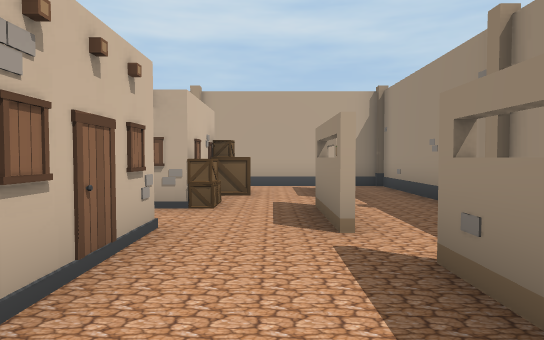
View 1 (above)

18 first-person views from a walk through a 3-D level made in the Unity game engine. The camera is 1.5 m above the floor, tilts 2° down and sees 75° across. The floor is counted in squares, 2 m on a side. Each view is taken from the middle of a square. On the plan, view 1 faces up. The plan holds only what a view shows up to about 11 squares ahead; the rest is blank.

View 2
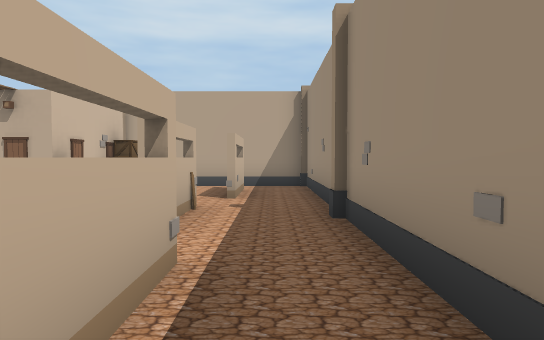

View 3
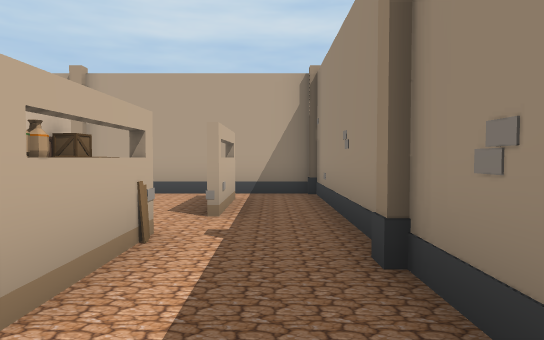

View 4
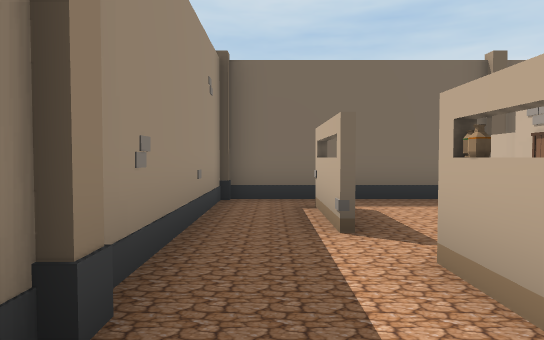

View 5
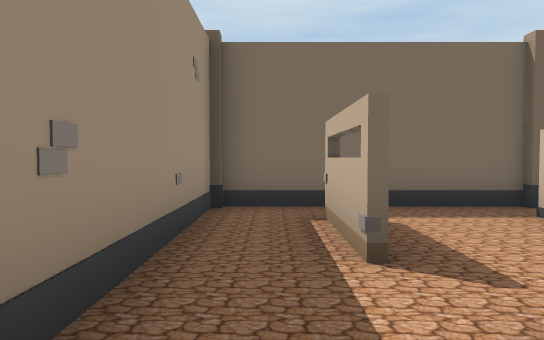

View 6
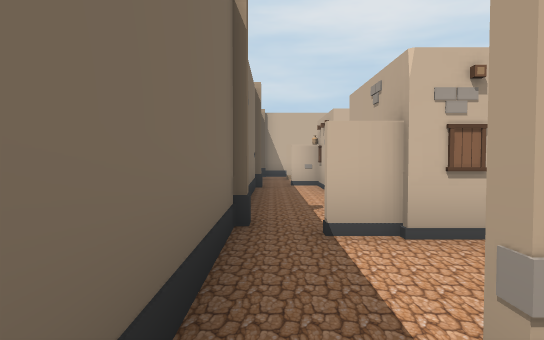

View 7
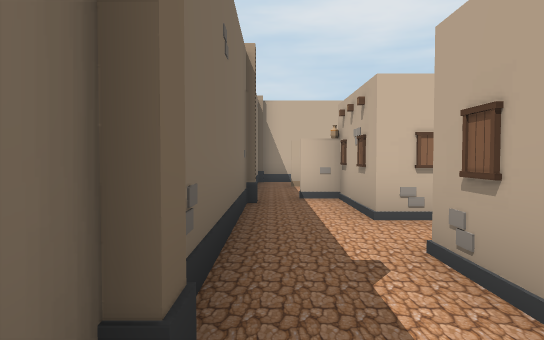

View 8
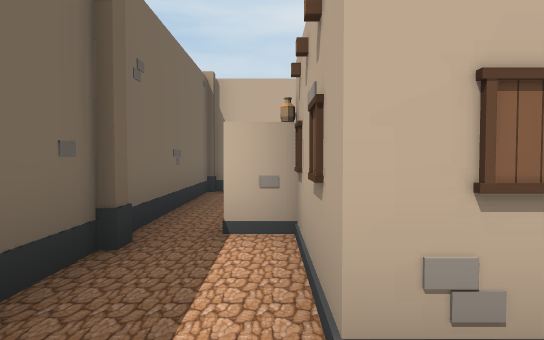

View 9
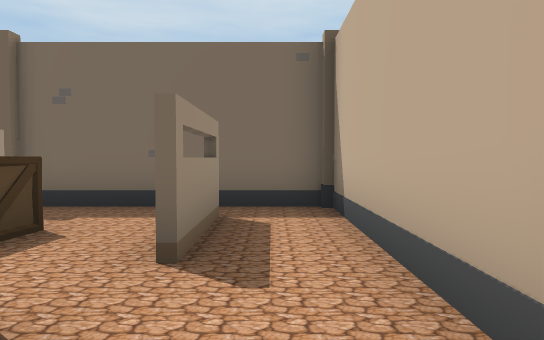

View 10
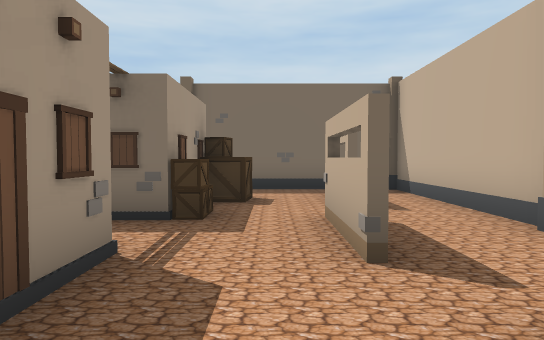

View 11
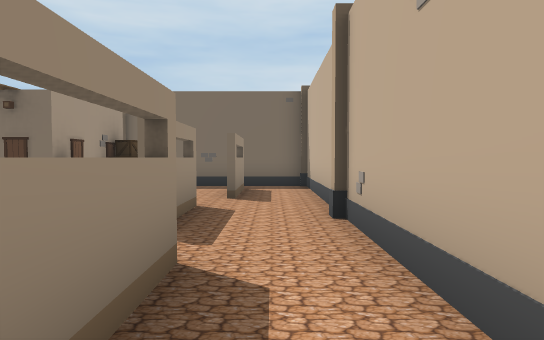

View 12
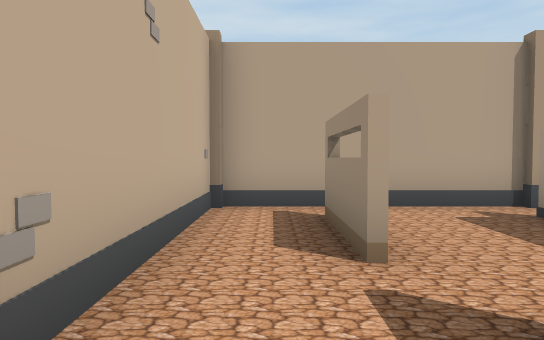

View 13
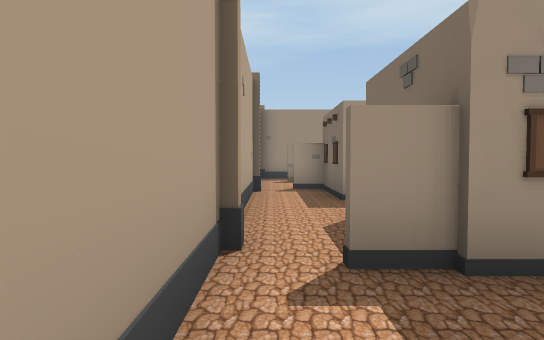

View 14
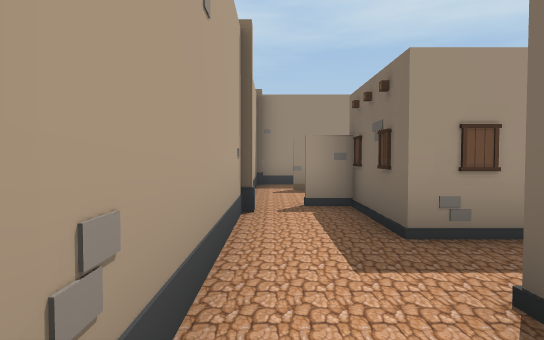

View 15
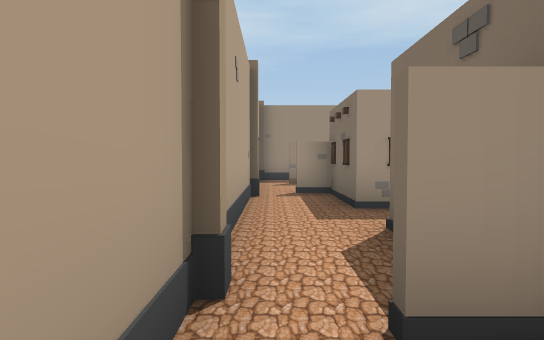

View 16
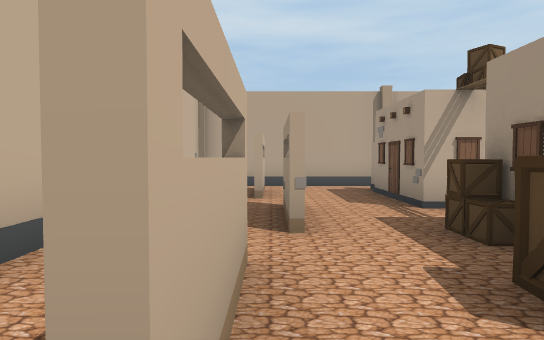

View 17
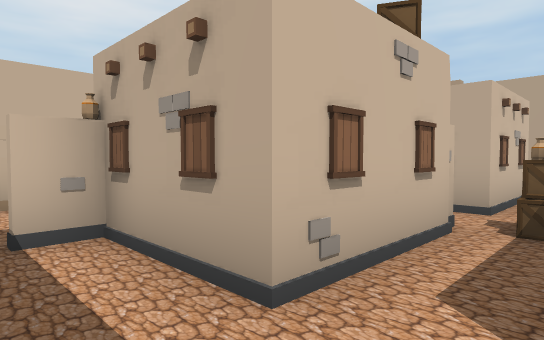

View 18
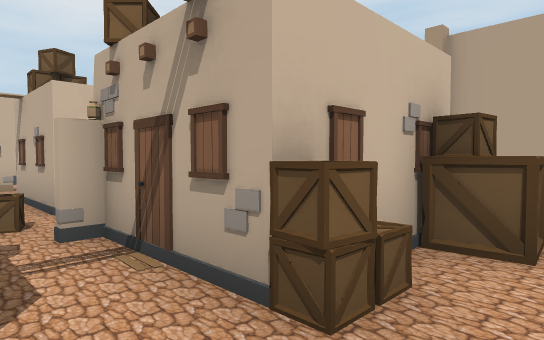

### Floor plan
Points are (right, up) in squares from view 1. A wall is a line through its corners. A room is listed if a view was taken in it or the views show most of it. See-through windows are left out.
Room 1 (views 1, 2, 3, 4, 5, 6, 7, 18)
walls: (2.9, 4.4) (2.9, 7.5); (1.3, 8.5) (1.3, 7.4); (-1.4, 1.4) (-1.4, 0.5); (2.9, 8.4) (2.9, 9.4) (-3.5, 9.4); (-1.5, -0.4) (2.9, -0.4) (2.9, 0.6)
ways out: opening at (-1, 0) to room 2; opening at (-2.5, 8.5) to room 4; opening at (-3, 4)
objects: box (-1, 5); box (-1, 6); box (-1, 7); box (-1, 8); other object (1, 1); other object (1, 2); other object (1, 4); other object (1, 5); other object (1, 6); other object (1, 7); other object (3, 1) to (3, 2); other object (3, 3); other object (3, 4)
Room 2 (views 8, 16, 17)
walls: (-7.5, 1.2) (-7.5, 0.5); (-10.2, 2.5) (-10.2, 0.5); (-10.4, -0.4) (-1.5, -0.4)
low walls: (-7.2, -0.2) (-6.8, -0.2); (-2.2, -0.2) (-1.8, -0.2)
ways out: opening at (-1, 0) to room 1; opening at (-8.5, 1.5) to room 3; opening at (-10, 0) to room 6; opening at (-4, 3)
objects: box (-8, 2); building (-5, 2); other object (-3, 0); building (-3, 1)
Room 3 (views 9, 12)
walls: (-10.3, 6.5) (-10.3, 8.5); (-11.9, 4.6) (-11.9, 0.6); (-11.9, 8.5) (-11.9, 5.4); (-10.3, 0.5) (-10.3, 2.5)
ways out: opening at (-8.5, 1.5) to room 2; opening at (-8.5, 7.5) to room 4; opening at (-11, 7.5) to room 5; opening at (-11, 1.5) to room 6; opening at (-6.5, 4.5)
objects: other object (-10, 4); other object (-10, 5); box (-8, 3); box (-8, 4)
Room 4 (views 10, 13, 14, 15)
walls: (-7.6, 7.6) (-7.6, 8.5); (-10.2, 8) (-10.2, 7); (-3.5, 9.4) (-10.4, 9.4)
ways out: opening at (-2.5, 8.5) to room 1; opening at (-8.5, 7.5) to room 3; opening at (-10, 9) to room 5; opening at (-4.5, 6.5)
objects: building (-6, 8); other object (-6, 9)
Room 5 (view 11)
walls: (-10.4, 9.4) (-11.9, 9.4)
ways out: opening at (-11, 7.5) to room 3; opening at (-10, 9) to room 4
Room 6 (no view inside)
walls: (-11.9, 0.6) (-11.9, -0.4) (-10.4, -0.4)
ways out: opening at (-10, 0) to room 2; opening at (-11, 1.5) to room 3

Positions as (right, up) in squares from view 1, and headings:
1: (0, 0), facing up
2: (2, 0), facing up
3: (2, 2), facing up
4: (2, 6), facing down
5: (2, 5), facing down
6: (2, 0), facing left
7: (-1, 0), facing left
8: (-4, 1), facing left
9: (-11, 5), facing down
10: (-9, 8), facing down
11: (-11, 9), facing down
12: (-11, 4), facing up
13: (-10, 9), facing right
14: (-7, 9), facing right
15: (-9, 9), facing right
16: (-10, 0), facing up
17: (-4, 0), facing up-left
18: (0, 4), facing up-left
